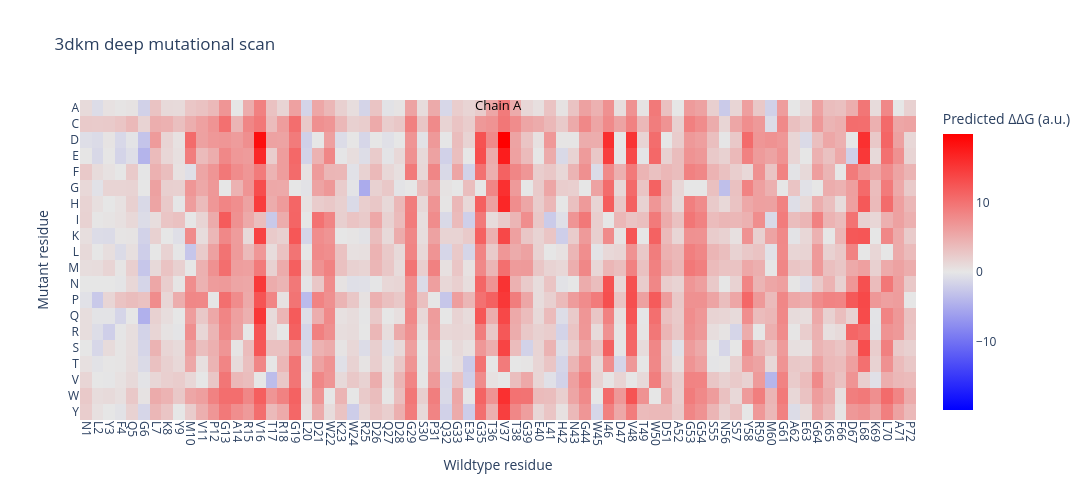

The cell this chart's notebook holds for it:
### Code cell
# Interactive version: hover any cell to read its exact predicted energy. Returns a plotly
# Figure, so you can .show() it, restyle it, or re-save it. The same only_mutated_positions /
# chain_ranges options work here too.
fig = result.plot_heatmap_interactive(title="3dkm deep mutational scan")
fig

### Figure 1 — Plotly figure (JSON) as saved in the notebook; plotly's stock layout.template omitted (floating-point values rounded to 4 significant figures; data arrays with more than 128 entries replaced by an {"elided": "..."} marker saying what was removed)
{"data": [{"colorbar": {"title": {"text": "Predicted ΔΔG (a.u.)"}}, "colorscale": [[0, "blue"], [0.5, "rgb(230,230,230)"], [1, "red"]], "customdata": {"elided": "20x72x4 mixed values"}, "hovertemplate": "Chain %{customdata[0]} · %{customdata[2]}%{customdata[1]}%{customdata[3]}<br>Predicted ΔΔG (a.u.): %{z:.2f}<extra></extra>", "type": "heatmap", "x": [0, 1, 2, 3, 4, 5, 6, 7, 8, 9, 10, 11, 12, 13, 14, 15, 16, 17, 18, 19, 20, 21, 22, 23, 24, 25, 26, 27, 28, 29, 30, 31, 32, 33, 34, 35, 36, 37, 38, 39, 40, 41, 42, 43, 44, 45, 46, 47, 48, 49, 50, 51, 52, 53, 54, 55, 56, 57, 58, 59, 60, 61, 62, 63, 64, 65, 66, 67, 68, 69, 70, 71], "xgap": 0, "y": ["A", "C", "D", "E", "F", "G", "H", "I", "K", "L", "M", "N", "P", "Q", "R", "S", "T", "V", "W", "Y"], "ygap": 0, "z": {"elided": "20x72 float values"}, "zmid": 0}], "layout": {"annotations": [{"font": {"color": "black", "size": 13}, "showarrow": false, "text": "Chain A", "x": 35.5, "y": 1.02, "yref": "paper"}], "height": 500, "plot_bgcolor": "#E0E0E0", "title": {"text": "3dkm deep mutational scan"}, "width": 1296, "xaxis": {"showgrid": false, "tickangle": 90, "tickmode": "array", "ticktext": ["N1", "L2", "Y3", "F4", "Q5", "G6", "L7", "K8", "Y9", "M10", "V11", "P12", "G13", "A14", "R15", "V16", "T17", "R18", "G19", "L20", "D21", "W22", "K23", "W24", "R25", "D26", "Q27", "D28", "G29", "S30", "P31", "Q32", "G33", "E34", "G35", "T36", "V37", "T38", "G39", "E40", "L41", "H42", "N43", "G44", "W45", "I46", "D47", "V48", "T49", "W50", "D51", "A52", "G53", "G54", "S55", "N56", "S57", "Y58", "R59", "M60", "G61", "A62", "E63", "G64", "K65", "F66", "D67", "L68", "K69", "L70", "A71", "P72"], "tickvals": [0, 1, 2, 3, 4, 5, 6, 7, 8, 9, 10, 11, 12, 13, 14, 15, 16, 17, 18, 19, 20, 21, 22, 23, 24, 25, 26, 27, 28, 29, 30, 31, 32, 33, 34, 35, 36, 37, 38, 39, 40, 41, 42, 43, 44, 45, 46, 47, 48, 49, 50, 51, 52, 53, 54, 55, 56, 57, 58, 59, 60, 61, 62, 63, 64, 65, 66, 67, 68, 69, 70, 71], "title": {"text": "Wildtype residue"}}, "yaxis": {"autorange": "reversed", "showgrid": false, "title": {"text": "Mutant residue"}}}}
